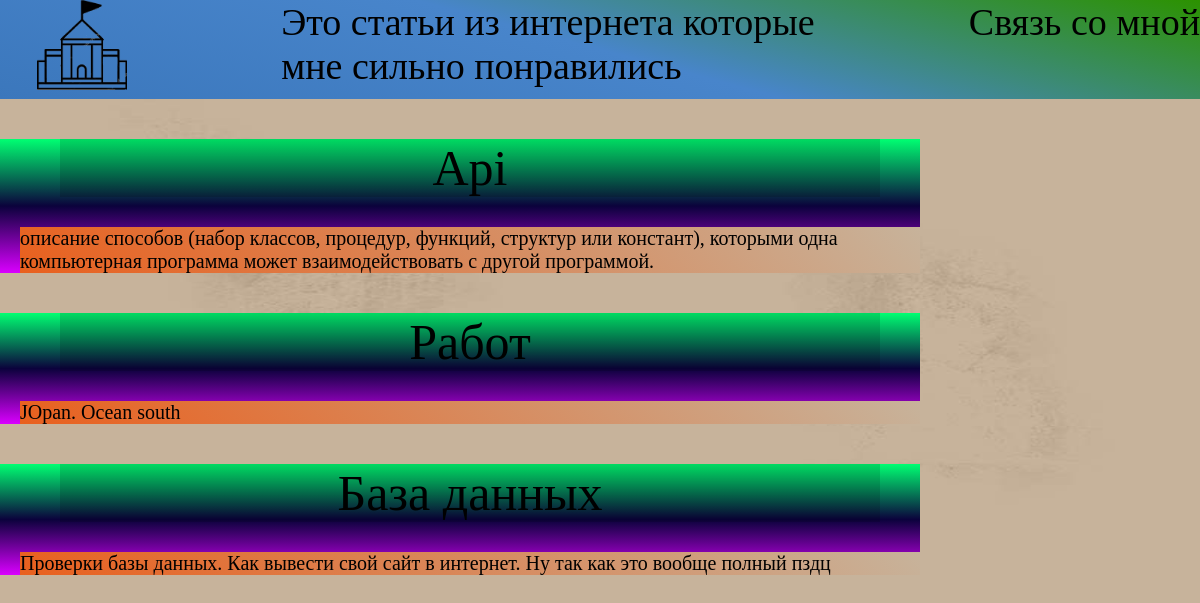
The app's page /articles/ with its own data.
### Sport/apps/articles/models.py (models this page shows, shortened)
class Article(models.Model):
	article_title = models.CharField('Название статьи', max_length = 200)
	article_text = models.TextField('Текст статьи')
	pub_date = models.DateTimeField('Data')
	class Meta:
		verbose_name = 'Статья'
		verbose_name_plural = 'Статьи'

### Sport/apps/articles/views.py (the view)
# urls.py: path('',views.index, name='index'),
def index(request):
	latest_articles_list = Article.objects.order_by('-pub_date')[:5]
	return render(request, 'articles/list.html', {'latest_articles_list': latest_articles_list})

### Sport/templates/articles/list.html (shortened to what this page needs)
{% extends 'base.html' %}
{% block content %}
	{% if latest_articles_list %}
		{% for a in latest_articles_list %}
			<section class="articles-container">
				<div class="name-article">
					<a href="{% url 'articles:detail' a.id %}">{{a.article_title}}</a>
				</div>
				<div class="text-article">
					<p>{{a.article_text}}</p>
				</div>
			</section>
		{% endfor %}
	{% else %}
		Статьи не найдено )=
	{% endif %}
{% endblock %}

### static/css/base.css (style rules this page uses)
* { margin: 0; padding: 0; }
body { font-family: 'Mansalva', cursive; background: url(images/base-body-bacground.jpg); background-repeat: round; }
a { text-decoration: none; color: #000; }
.name-article { font-size: 50px; text-align: center; background: #00000024; margin: 40px 40px 30px 40px; }
.text-article { font-size: 20px; background: linear-gradient(45deg, #e9601e, #c7b39b); text-align: left; }
.articles-container { width: 75%; margin-top: 40px; padding-left: 20px; background: linear-gradient(to top, #da00ff, #0b023c, #00ff72); }

### records on screen
Article: article_title "Api", article_text "описание способов (набор классов, процедур, функций, структур или констант), которыми одна компьютерная программа может взаимодействовать с другой программой."
Article: article_title "Работ", article_text "JOpan. Ocean south"
Article: article_title "База данных", article_text "Проверки базы данных. Как вывести свой сайт в интернет. Ну так как это вообще полный пздц"
